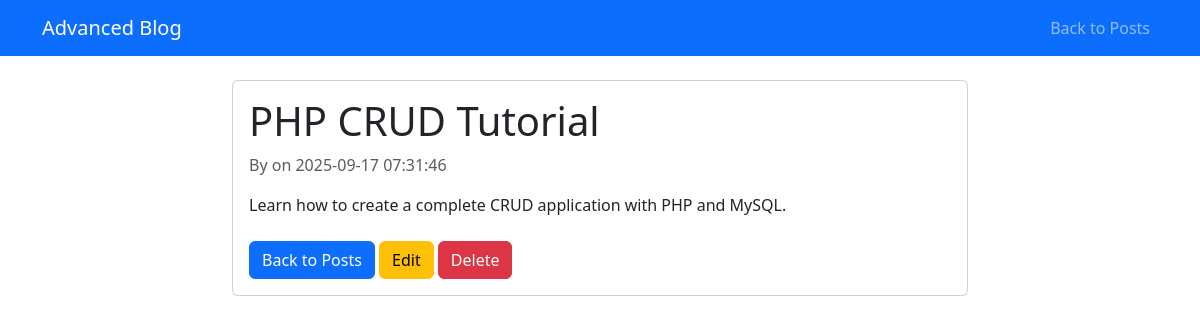
Page /blackbox_task1/read.php?id=2 on the committed database.
### tables this page shows
CREATE TABLE IF NOT EXISTS posts (
    id INT AUTO_INCREMENT PRIMARY KEY,
    user_id INT NOT NULL,
    title VARCHAR(255) NOT NULL,
    content TEXT NOT NULL,
    created_at TIMESTAMP DEFAULT CURRENT_TIMESTAMP,
    FOREIGN KEY (user_id) REFERENCES users(id) ON DELETE CASCADE
);

### blackbox_task1/read.php (the view, shortened to what this page needs)
<?php
$conn = getDBConnection();
$id = (int)$_GET['id'];
$sql = "SELECT * FROM posts WHERE id = $id";
$result = $conn->query($sql);
$post = $result->fetch_assoc();
?>
<!DOCTYPE html>
<html lang="en">
<head>
    <link href="https://cdn.jsdelivr.net/npm/bootstrap@5.3.0/dist/css/bootstrap.min.css" rel="stylesheet">
</head>
<body>
    <nav class="navbar navbar-expand-lg navbar-dark bg-primary">
        <div class="container">
            <a class="navbar-brand" href="index.php">Advanced Blog</a>
            <div class="navbar-nav ms-auto">
                <a class="nav-link" href="index.php">Back to Posts</a>
            </div>
        </div>
    </nav>
    <div class="container mt-4">
        <div class="row">
            <div class="col-md-8 offset-md-2">
                <div class="card">
                    <div class="card-body">
                        <h1 class="card-title"><?php echo htmlspecialchars($post['title']); ?></h1>
                        <p class="text-muted">By <?php echo htmlspecialchars($post['author']); ?> on <?php echo $post['created_at']; ?></p>
                        <div class="card-text">
                            <?php echo nl2br(htmlspecialchars($post['content'])); ?>
                        </div>
                        <div class="mt-4">
                            <a href="index.php" class="btn btn-primary">Back to Posts</a>
                            <a href="update.php?id=<?php echo $post['id']; ?>" class="btn btn-warning">Edit</a>
                            <a href="delete.php?id=<?php echo $post['id']; ?>" class="btn btn-danger" onclick="return confirm('Are you sure?')">Delete</a>
                        </div>
                    </div>
                </div>
            </div>
        </div>
    </div>
</body>
</html>

### rows in the picture
posts: title "PHP CRUD Tutorial", created_at "2025-09-17 07:31:46", content "Learn how to create a complete CRUD application with PHP and MySQL."
